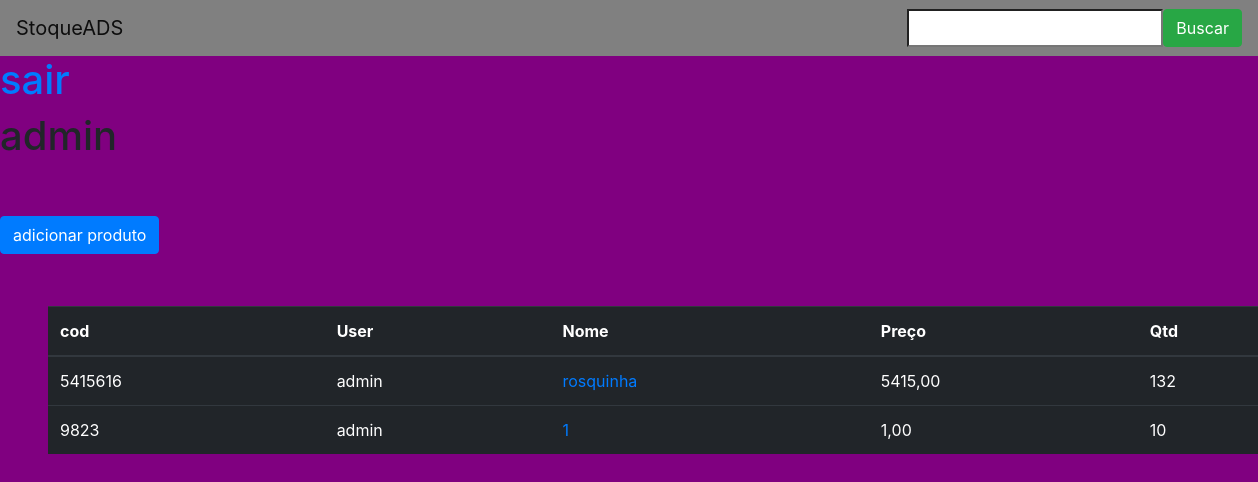
The app's page / (signed in), older data.
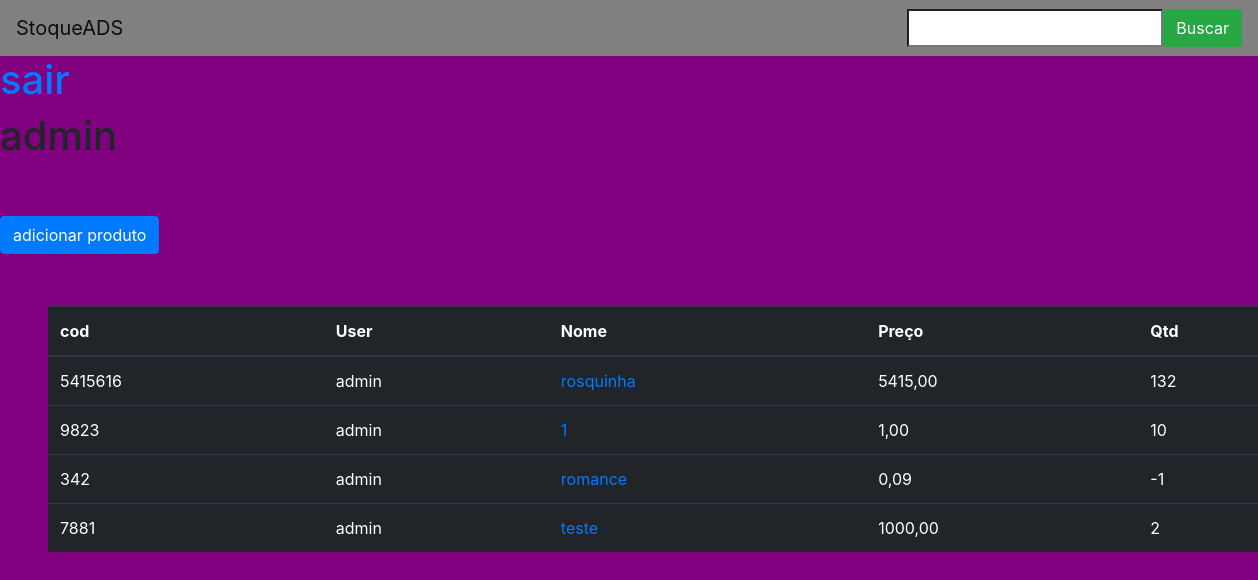
The same page, newer data.
### stockADS/models.py (models this page shows, shortened)
class Products(models.Model):
    user = models.ForeignKey(User, on_delete=models.CASCADE)
    name = models.CharField(max_length=255)
    category = models.ForeignKey(Categories, on_delete=models.CASCADE, blank=True)
    picture = models.ImageField(blank=True)
    cod = models.IntegerField(unique=True)
    price = models.DecimalField(max_digits=12, decimal_places=2)
    description = models.TextField()
    qtd = models.IntegerField()
    discount = models.IntegerField()
    created_at = models.DateTimeField()
    in_stock = models.BooleanField(default=False)
    class Meta:
        verbose_name = 'Product'
        verbose_name_plural = 'Products'

### stockADS/views.py (the view)
# urls.py: path('', views.index, name='home'),
@login_required(redirect_field_name='login')
def index(request):
  produtos = Products.objects.filter( user_id=request.user.id, in_stock=True)
  return render(request, 'pages/index.html', {'produtos':produtos})

### stockADS/templates/pages/index.html (shortened to what this page needs)
{% load static%}
<!DOCTYPE html>
<html lang="en">
<head>
    <link rel="stylesheet" href="https://stackpath.bootstrapcdn.com/bootstrap/4.1.3/css/bootstrap.min.css">
    <link rel="stylesheet" href="{% static 'css/global.css' %}">
</head>
<body>
    <header>
        <nav class="navbar navbar-light bg-light">
            <a class="navbar-brand" href="#">StoqueADS</a>
            <form action="{% url 'search-product' %}" class="d-flex gap-1">
              <input type="search" name="q">
              <button class="btn btn-success">Buscar</button>
            </form>
          </nav>
    </header>
    <h1>
      <a href="{% url 'logout' %}"> sair </a>
    </h1>
    <h1>{{user}}</h1>
    {% if user.is_superuser %}
    <a href="{% url 'add-product' %}" class=" btn btn-primary mt-5 mb-1"> adicionar produto</a>
    {%endif%}
    <table class="table table-dark m-5">
        <thead>
          <tr>
            <th scope="col">cod</th>
            <th scope="col">User</th>
            <th scope="col">Nome</th>
            <th scope="col">Preço</th>
            <th scope="col">Qtd</th>
          </tr>
        </thead>
        <tbody>
          <tr>
            {% for produto in produtos %}
            <td scope="row">{{ produto.cod}}</td>
            <td scope="row">{{ produto.user}}</td>
            <td>
              <a href="{% url 'product-detail' produto.id %}">
                {{ produto.name}}
              </a></td>
            <td>{{ produto.price}}</td>
            <td>{{ produto.qtd}}</td>
          </tr>
          {% endfor %}
        </tbody>
      </table>
</body>
</html>

### templates/static/css/global.css (style rules this page uses)
.navbar { background-color: grey !important; }
body { background-color: purple; }

Row changes from the older to the newer data that the page shows:
added Products: cod "342", user "admin", name "romance", price "0,09", qtd "-1"
added Products: cod "7881", user "admin", name "teste", price "1000,00", qtd "2"
